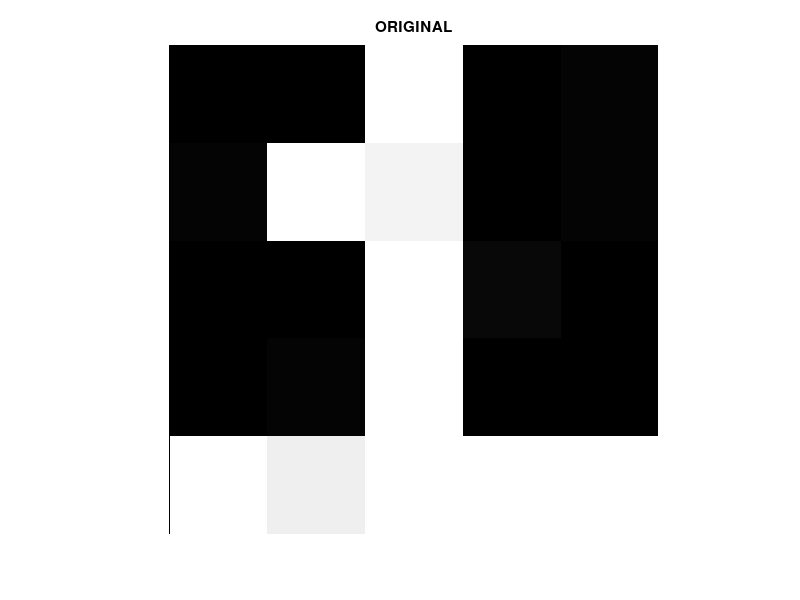
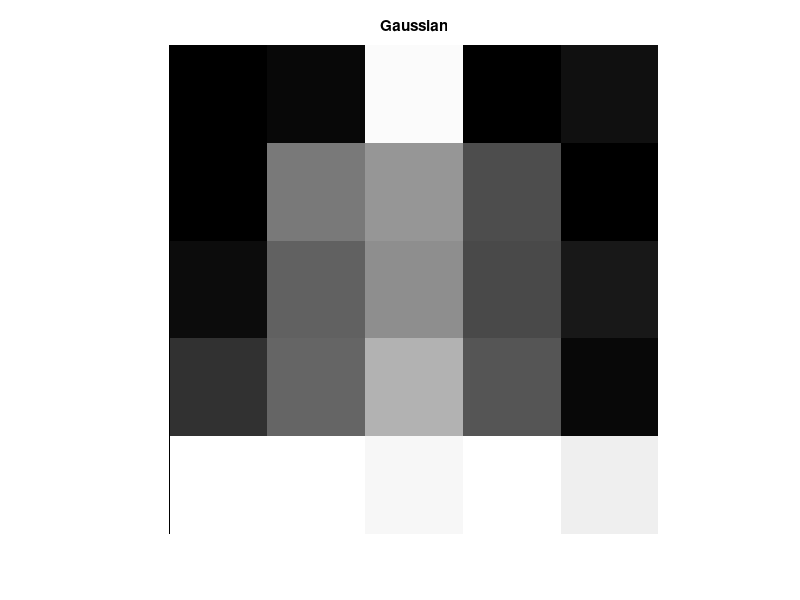
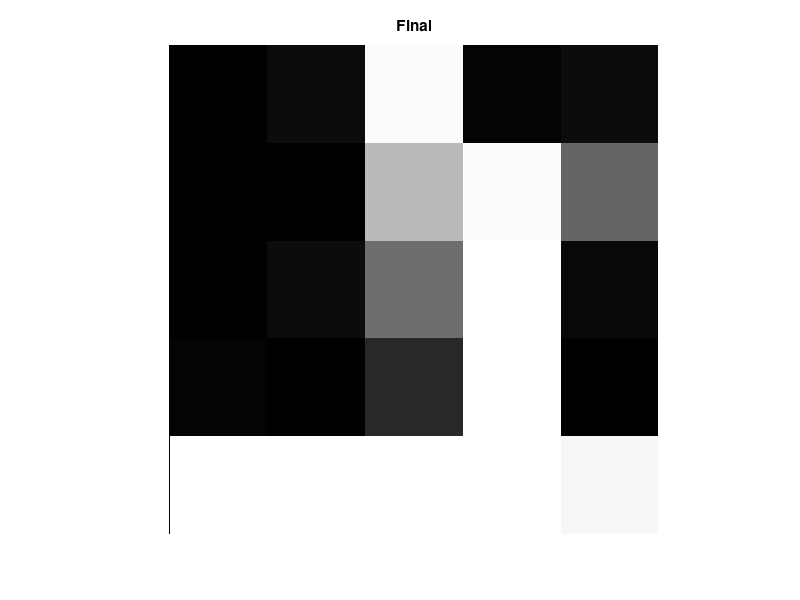

MATLAB code for these plots, in order:
clear;
clc;


original_image = uint8(importdata('original_Image.txt'));
gauss_image =  uint8(importdata('gaussian.txt'));
finalImage = uint8(importdata('test_im.txt'));

imwrite(original_image, 'original_image.jpg');
imwrite(gauss_image, 'gaussian.jpg');
imwrite (finalImage, 'final_image.jpg');

figure,imshow(imread('original_image.jpg'));
title('ORIGINAL');

figure,imshow(imread('gaussian.jpg'));
title('Gaussian');

figure,imshow(imread('final_image.jpg'));
title('Final');
